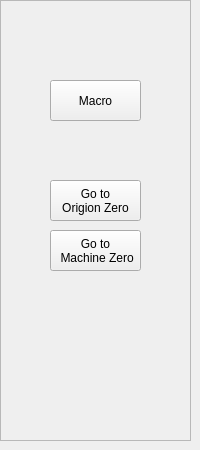
    <widget class="QWidget" name="page_mdi">
     <widget class="QFrame" name="frame_mdi">
      <property name="geometry">
       <rect>
        <x>0</x>
        <y>0</y>
        <width>191</width>
        <height>441</height>
       </rect>
      </property>
      <property name="styleSheet">
       <string notr="true"/>
      </property>
      <property name="frameShape">
       <enum>QFrame::StyledPanel</enum>
      </property>
      <property name="frameShadow">
       <enum>QFrame::Raised</enum>
      </property>
      <widget class="ActionButton" name="actionbutton_12">
       <property name="geometry">
        <rect>
         <x>50</x>
         <y>80</y>
         <width>91</width>
         <height>41</height>
        </rect>
       </property>
       <property name="text">
        <string>Macro</string>
       </property>
       <property name="macro_dialog_action" stdset="0">
        <bool>true</bool>
       </property>
      </widget>
      <widget class="ActionButton" name="actionbutton_32">
       <property name="geometry">
        <rect>
         <x>50</x>
         <y>180</y>
         <width>91</width>
         <height>41</height>
        </rect>
       </property>
       <property name="text">
        <string>Go to
Origion Zero</string>
       </property>
       <property name="mdi_command_action" stdset="0">
        <bool>true</bool>
       </property>
       <property name="command_text_string" stdset="0">
        <string>MDI_COMMAND_LIST = 0</string>
       </property>
      </widget>
      <widget class="ActionButton" name="actionbutton_33">
       <property name="geometry">
        <rect>
         <x>50</x>
         <y>230</y>
         <width>91</width>
         <height>41</height>
        </rect>
       </property>
       <property name="text">
        <string>Go to
 Machine Zero</string>
       </property>
       <property name="mdi_command_action" stdset="0">
        <bool>true</bool>
       </property>
       <property name="command_text_string" stdset="0">
        <string>G53 G0 X0Y0Z0</string>
       </property>
      </widget>
     </widget>
    </widget>
